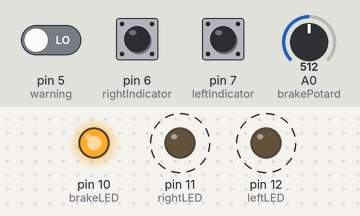
Bench run of a sketch on a simulated Arduino Uno, built with avr-gcc and run on an emulated ATmega328P. On the bench: output pins drawn as LEDs (lit = HIGH). Dashed ring = blinking. Inputs (shaded band) come from the test bench; at power-on: A0 (brakePotard) = 512, pin 5 (warning) LOW, pin 6 (rightIndicator) LOW, pin 7 (leftIndicator) LOW.

Above: at 0.9 s.
1.3 s: A0 (brakePotard) set to 61
4.3 s: A0 (brakePotard) set to 52
At 5.5 s:
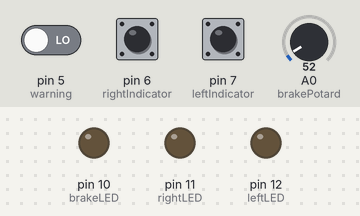
5.8 s: pin 5 (warning) driven HIGH
At 6.2 s:
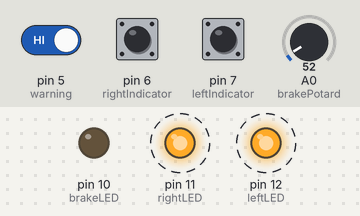
8.8 s: pin 5 (warning) driven LOW
At 9.4 s:
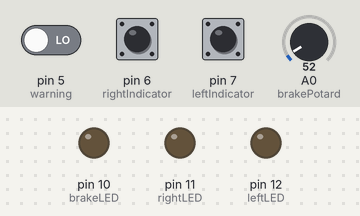
10.3 s: pin 6 (rightIndicator) pulled HIGH for 0.15 s
At 10.7 s:
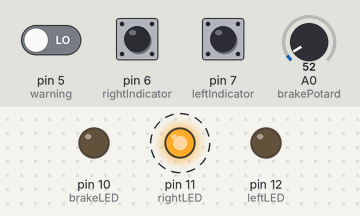
13.4 s: pin 7 (leftIndicator) pulled HIGH for 0.15 s
At 13.8 s:
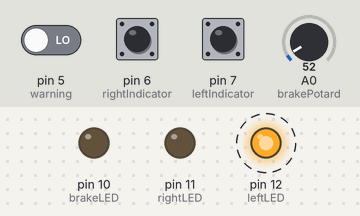
Timing chart, 0 to 17.5 s (numbered marks = the images above; inputs shaded):
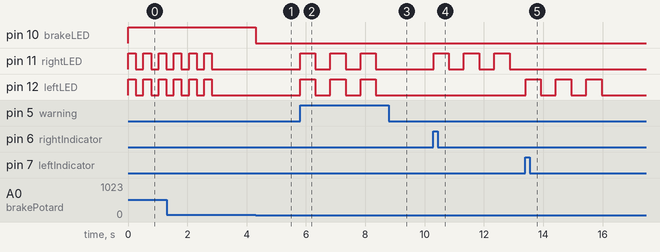

The sketch:

TargetLink_Clignotant.ino
```cpp
#include "FONCTION_HABITACLE.h"

static const float delayTime = 10; //ms

// Switches
static const uint8_t leftIndicator = 7;
static const uint8_t rightIndicator = 6;
static const uint8_t warning = 5;

// Potard
static const uint8_t brakePotard = A0;

//LED output
static const uint8_t leftLED = 12;
static const uint8_t rightLED = 11;
static const uint8_t brakeLED = 10;


void setup() {
  Serial.begin(115200);

  pinMode(leftIndicator, INPUT);
  pinMode(rightIndicator, INPUT);
  pinMode(warning, INPUT);

  pinMode(brakePotard, INPUT);

  pinMode(leftLED, OUTPUT);
  pinMode(rightLED, OUTPUT);

  pinMode(brakeLED, OUTPUT);

}

void loop()
{

  Sa1_Brake_Input = analogRead(brakePotard);
  Sa1_Warning_Input = digitalRead(warning);

  uint8_t leftIndicatorStatus = digitalRead(leftIndicator);
  uint8_t rightIndicatorStatus = digitalRead(rightIndicator);

  if (leftIndicatorStatus && !rightIndicatorStatus)
  {
    Sa1_Indicator_Input = 1;
  }
  else if (rightIndicatorStatus && !leftIndicatorStatus)
  {
    Sa1_Indicator_Input = -1;
  }
  else
  {
    Sa1_Indicator_Input = 0;
  }

  // Call to generated code
  FONCTION_HABITACLE();

  // Writing our exits
  digitalWrite(leftLED, Sa1_leftIndicatorSignal);
  digitalWrite(rightLED, Sa1_rightIndicatorSignal);
  digitalWrite(brakeLED, Sa1_brakeSignal);

  // Waiting for new refresh
  delay(delayTime);

}
```

FONCTION_HABITACLE.h
```cpp
/**************************************************************************************************\
 ***
 *** Simulink model       : TestModel_Systeme_Habitacle
 *** TargetLink subsystem : TestModel_Systeme_Habitacle/FONCTION_HABITACLE
 *** Codefile             : FONCTION_HABITACLE.h
 ***
 *** Generated by TargetLink, the dSPACE production quality code generator
 *** Generation date: 2019-12-03 17:18:22
 ***
 *** CODE GENERATOR OPTIONS:
 *** Code generation mode                     : Standard
 *** Compiler                                 : <unknown>
 *** Target                                   : Generic
 *** ANSI-C compatible code                   : yes
 *** Code Optimization                        : enabled
 *** Constant style                           : decimal
 *** Clean code option                        : disabled
 *** Logging mode                             : According to block-specific data
 *** Code Coverage                            : disabled
 *** Generate empty conditional branches      : disabled
 *** Loop unroll threshold                    : 5
 *** Shift mode                               : automatic
 *** Handle unscaled SF expr. with TL type    : enabled
 *** Assignment of conditions                 : AllBooleanOutputs
 *** Scope reduction only to function level   : disabled
 *** Exploit ranges if not erasable           : disabled
 *** Exploit Compute Through Overflow         : optimized
 *** Linker sections                          : enabled
 *** Enable Assembler                         : disabled
 *** Variable name length                     : 31 chars
 *** Use global bitfields                     : disabled
 *** Stateflow: use of bitfields              : enabled
 *** State activity encoding limit            : 5
 *** Omit zero inits in restart function      : disabled
 *** Share functions between TL subsystems    : disabled
 *** Generate 64bit functions                 : enabled
 *** Inlining Threshold                       : 6
 *** Line break limit                         : 100
 *** Target optimized boolean data type       : enabled
 *** Keep saturation elements                 : disabled
 *** Extended variable sharing                : disabled
 *** Extended lifetime optimization           : enabled
 *** Style definition file                    : C:\Program Files\dSPACE TargetLink 4.3\Matlab\Tl\Con
 ***                                            fig\codegen\cconfig.xml
 *** Root style sheet                         : C:\Program Files\dSPACE TargetLink 4.3\Matlab\Tl\XML
 ***                                            \CodeGen\Stylesheets\TL_CSourceCodeSS.xsl
 ***
 *** TargetLink version      : 4.3 from 26-Oct-2017
 *** Code generator version  : Build Id 4.3.0.25 from 2017-10-26 16:41:23
\**************************************************************************************************/

#ifndef FONCTION_HABITACLE_H
#define FONCTION_HABITACLE_H

/*------------------------------------------------------------------------------------------------*\
  DEFINES (OPT)
\*------------------------------------------------------------------------------------------------*/
/*------------------------------------------------------------------------------------------------*\
  INCLUDES
\*------------------------------------------------------------------------------------------------*/

#include "tl_basetypes.h"

/*------------------------------------------------------------------------------------------------*\
  ENUMS
\*------------------------------------------------------------------------------------------------*/
/*------------------------------------------------------------------------------------------------*\
  DEFINES
\*------------------------------------------------------------------------------------------------*/
/*------------------------------------------------------------------------------------------------*\
  TYPEDEFS
\*------------------------------------------------------------------------------------------------*/


struct tag_SIBFS_Chart_a_tp {
   unsigned int Ca2_Clignotement : 1;
   unsigned int Ca3_Reset : 1;
   unsigned int Ca4_Eteindre : 1;
   unsigned int Ca5_Allumer : 1;
   unsigned int Ca6_CounterInitialisation : 1;
}; /* Description: Type of structure containing bitfields for Stateflow chart  */

struct tag_SIBFS_Chart_a_tp_a {
   unsigned int Ca10_TouchAction : 1;
   unsigned int Ca8_Initialisation : 1;
   unsigned int Ca9_Counter2 : 1;
}; /* Description: Type of structure containing bitfields for Stateflow chart  */

/*------------------------------------------------------------------------------------------------*\
  VARIABLES
\*------------------------------------------------------------------------------------------------*/

/**************************************************************************************************\
   SLGlobal: Default storage class for global variables | Width: 16
\**************************************************************************************************/
extern Int16 Sa1_Brake_Input; /* LSB: 0.09 OFF: 0 MIN/MAX: -100 .. 100 */

/**************************************************************************************************\
   SLGlobal: Default storage class for global variables | Width: 8
\**************************************************************************************************/
extern Int8 Sa1_Indicator_Input; /* LSB: 2^0 OFF: 0 MIN/MAX: -1 .. 1 */
extern Bool Sa1_Warning_Input;
extern Bool Sa1_brakeSignal;
extern Bool Sa1_leftIndicatorSignal;
extern Bool Sa1_rightIndicatorSignal;

/*------------------------------------------------------------------------------------------------*\
  PARAMETERIZED MACROS
\*------------------------------------------------------------------------------------------------*/
/*------------------------------------------------------------------------------------------------*\
  FUNCTION PROTOTYPES
\*------------------------------------------------------------------------------------------------*/

/**************************************************************************************************\
   GlobalStep: Default function class for not static model step functions
\**************************************************************************************************/

// macro for Arduino compilation
#ifdef __cplusplus
extern "C" {
#endif

extern void FONCTION_HABITACLE(void);

#ifdef __cplusplus
}
#endif

#endif /* FONCTION_HABITACLE_H */
/*------------------------------------------------------------------------------------------------*\
  END OF FILE
\*------------------------------------------------------------------------------------------------*/
```

dsfxp.h
```cpp
// (licence header left out)
/* ----------------------------
 * WARNING ! WARNING ! WARNING !
 * -----------------------------
 * THIS FILE IS A STUB
*/

#ifndef DSFXP_H
#define DSFXP_H

// Stub for C__I16SATI16_SATb
#define C__I16SATI16_SATb(x, upper, lower) (x > upper) ? upper : (x < lower) ? lower : x


#endif //DSFXP_H
```

tl_basetypes.h
```cpp
/**************************************************************************************************\
 ***
 *** Simulink model       : TestModel_Systeme_Habitacle
 *** TargetLink subsystem : TestModel_Systeme_Habitacle/FONCTION_HABITACLE
 *** Codefile             : tl_basetypes.h
 ***
 *** Generation date: 2019-12-05 16:49:20
 ***
 *** TargetLink version      : 4.3 from 26-Oct-2017
 *** Code generator version  : Build Id 4.3.0.25 from 2017-10-26 16:41:23
\**************************************************************************************************/

#ifndef TL_BASETYPES_H
#define TL_BASETYPES_H


typedef unsigned char Bool; /* Description: boolean basetype */
typedef float Float32; /* Description: 32 bit floating-point basetype */
typedef double Float64; /* Description: 64 bit floating-point basetype */
typedef signed short int Int16; /* Description: 16 bit signed integer basetype */
typedef signed long int Int32; /* Description: 32 bit signed integer basetype */
typedef signed char Int8; /* Description: 8 bit signed integer basetype */
typedef unsigned short int UInt16; /* Description: 16 bit unsigned integer basetype */
typedef unsigned long int UInt32; /* Description: 32 bit unsigned integer basetype */
typedef unsigned char UInt8; /* Description: 8 bit unsigned integer basetype */

#endif /* TL_BASETYPES_H */
/*------------------------------------------------------------------------------------------------*\
  END OF FILE
\*------------------------------------------------------------------------------------------------*/
```

tl_defines_a.h
```cpp
/**************************************************************************************************\
 ***
 *** Simulink model       : TestModel_Systeme_Habitacle
 *** TargetLink subsystem : TestModel_Systeme_Habitacle/FONCTION_HABITACLE
 *** Codefile             : tl_defines_a.h
 ***
 *** Generation date: 2019-12-05 15:50:11
 ***
 *** TargetLink version      : 4.3 from 26-Oct-2017
 *** Code generator version  : Build Id 4.3.0.25 from 2017-10-26 16:41:23
\**************************************************************************************************/

#ifndef TL_DEFINES_A_H
#define TL_DEFINES_A_H


#ifdef TL_FRAME
#include "FONCTION_HABITACLE_frm.h"
#endif

#ifndef TL_FRAME

#ifndef LOG_VAR
#define LOG_VAR(param_0, param_1, param_2)
#endif /* LOG_VAR */

#endif /* TL_FRAME */


#endif /* TL_DEFINES_A_H */
/*------------------------------------------------------------------------------------------------*\
  END OF FILE
\*------------------------------------------------------------------------------------------------*/
```

Source omitted: FONCTION_HABITACLE.c (25243 bytes)

Measured:
- the behaviour switches between 56 and 55 on A0 (brakePotard) (found by bisection; images 0 and 1)
- after the input at 4.3 s, pin 10 (brakeLED): HIGH → LOW at once
- after the input at 5.8 s, pin 11 (rightLED), pin 12 (leftLED): alternates HIGH for 0.51 s and LOW for 0.51 s, starting at once
- after the input at 8.8 s, pin 11 (rightLED), pin 12 (leftLED): stays LOW (without the input it goes to HIGH after 0.07 s)
- after the input at 10.3 s, pin 11 (rightLED): alternates HIGH for 0.51 s and LOW for 0.51 s, starting at once
- after the input at 13.4 s, pin 12 (leftLED): alternates HIGH for 0.51 s and LOW for 0.51 s, 6 changes in all, then stays LOW, starting at once
- by itself, pin 11 (rightLED), pin 12 (leftLED): alternates HIGH for 0.26 s and LOW for 0.26 s, 6 changes in all, then stays LOW
